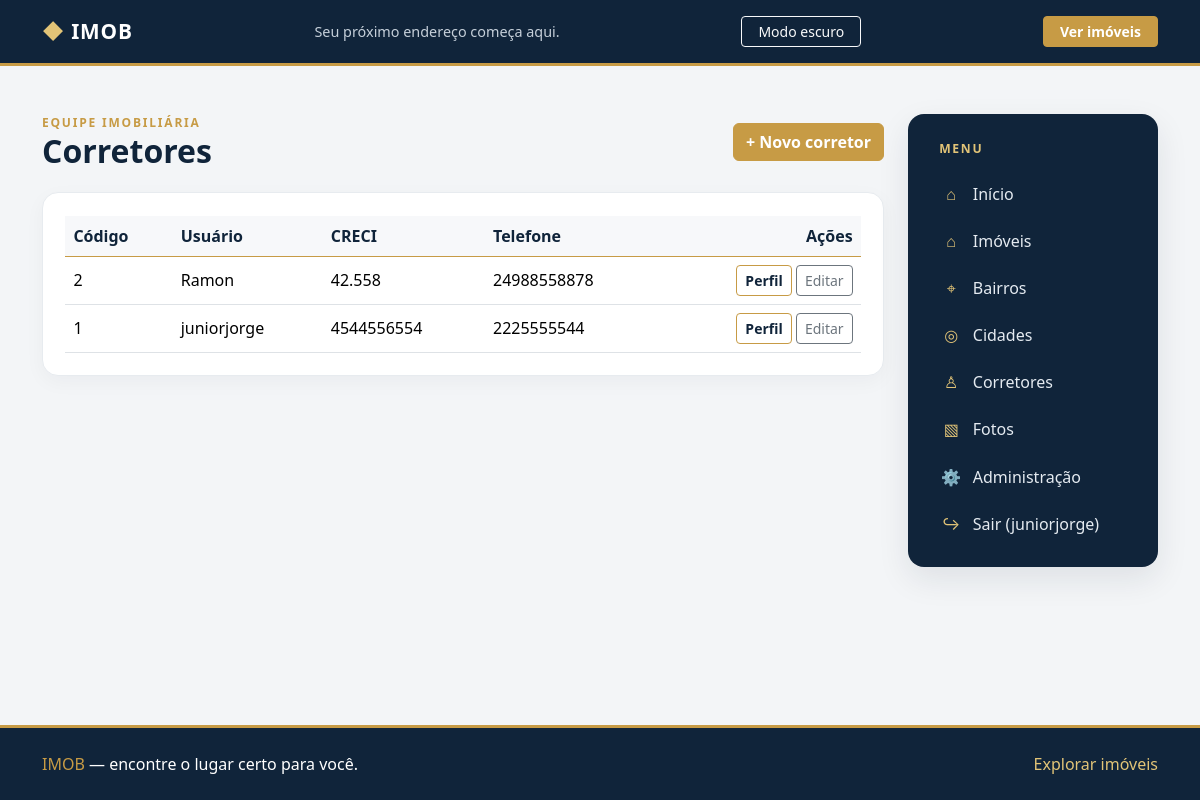
The app's page /corretores/ (signed in) with its own data.
### Corretores/models.py (models this page shows, shortened)
class Corretor(models.Model):
    usuario = models.OneToOneField('auth.User', on_delete=models.CASCADE)
    creci = models.CharField(max_length=20, unique=True, blank=True, null=True)
    telefone = models.CharField(max_length=15, blank=True, null=True)

### Corretores/views.py (the view)
# urls.py: path('corretores/', login_required(views.CorretorListView.as_view()), name='corretores_list'),
class CorretorListView(CorretorWebContextMixin, ListView):
    model = Corretor
    template_name = 'corretores_list.html'
    context_object_name = 'corretores'
    def get_queryset(self):
        return Corretor.objects.select_related("usuario").order_by("usuario__username")
    def get_context_data(self, **kwargs):
        context = super().get_context_data(**kwargs)
        context["rows"] = [
            {
                "object": corretor,
                "values": [corretor.pk, corretor.usuario, corretor.creci, corretor.telefone],
            }
            for corretor in context["corretores"]
        ]
        context["column_labels"] = ["Código", "Usuário", "CRECI", "Telefone"]
        return context

### Corretores/views.py (called while the page is built)
    def get_context_data(self, **kwargs):
        context = super().get_context_data(**kwargs)
        context.update({
            "list_url": "corretores_list",
            "create_url": "corretores_create",
            "detail_url": "corretores_detail",
            "update_url": "corretores_update",
            "delete_url": "corretores_delete",
        })
        return context

### Corretores/templates/corretores_list.html (shortened to what this page needs)
{% extends "base.html" %}
{% block content %}
<div class="page-heading"><div><div class="page-kicker">Equipe imobiliária</div><h1 class="page-title h2">Corretores</h1></div><a class="btn btn-gold" href="{% url create_url %}">+ Novo corretor</a></div>
<div class="panel">
    {% if rows %}<div class="table-responsive"><table class="table table-hover mb-0">
        <thead><tr>{% for label in column_labels %}<th>{{ label }}</th>{% endfor %}<th class="text-end">Ações</th></tr></thead>
        <tbody>{% for row in rows %}<tr>{% for value in row.values %}<td>{{ value|default:"—" }}</td>{% endfor %}<td class="text-end text-nowrap"><a class="btn btn-sm btn-outline-gold" href="{% url detail_url row.object.pk %}">Perfil</a> <a class="btn btn-sm btn-outline-secondary" href="{% url update_url row.object.pk %}">Editar</a></td></tr>{% endfor %}</tbody>
    </table></div>{% else %}<div class="text-center py-5"><div class="page-kicker mb-2">Nossa equipe</div><p class="text-secondary">Nenhum corretor cadastrado.</p><a class="btn btn-gold" href="{% url create_url %}">Cadastrar corretor</a></div>{% endif %}
</div>
{% endblock %}

### app/templates/base.html (shortened to what this page needs)
{% load static %}
<!doctype html>
<html lang="pt-BR">
<head>
    <link href="https://cdn.jsdelivr.net/npm/bootstrap@5.3.3/dist/css/bootstrap.min.css" rel="stylesheet">
</head>
<body>
    <header class="site-header">
        <div class="container py-3 d-flex align-items-center justify-content-between gap-3">
            <a class="brand" href="{% url 'home' %}"><span class="brand-mark">◆</span> IMOB</a>
            <span class="header-note">Seu próximo endereço começa aqui.</span>
            <button class="btn btn-outline-light btn-sm px-3" id="theme-toggle" type="button" aria-pressed="false">
            </button>
            {% if user.is_authenticated %}
                <a class="btn btn-gold btn-sm px-3" href="{% url 'imoveis_list' %}">Ver imóveis</a>
            {% else %}
                <a class="btn btn-gold btn-sm px-3" href="{% url 'login' %}">Entrar</a>
            {% endif %}
        </div>
    </header>
    <main class="site-main container py-4 py-lg-5">
        <div class="page-layout{% if request.resolver_match.url_name == 'login' %} page-layout-login{% endif %}">
            <section class="page-content">
                {% block content %}{% endblock %}
            </section>
            {% if request.resolver_match.url_name != 'login' %}
                <aside class="side-menu" aria-label="Menu principal">
                    <div class="side-menu-title">Menu</div>
                    <nav>
                        <a class="side-link" href="{% url 'home' %}"><span class="side-icon">⌂</span> Início</a>
                        <a class="side-link" href="{% url 'imoveis_list' %}"><span class="side-icon">⌂</span> Imóveis</a>
                        {% if user.is_authenticated %}
                            <a class="side-link" href="{% url 'bairros_list' %}"><span class="side-icon">⌖</span> Bairros</a>
                            <a class="side-link" href="{% url 'cidades_list' %}"><span class="side-icon">◎</span> Cidades</a>
                            <a class="side-link" href="{% url 'corretores_list' %}"><span class="side-icon">♙</span> Corretores</a>
                            <a class="side-link" href="{% url 'fotos_list' %}"><span class="side-icon">▧</span> Fotos</a>
                            <a class="side-link" href="/admin/"><span class="side-icon">⚙</span> Administração</a>
                            <form method="post" action="{% url 'logout' %}">
                                <button class="side-link w-100 border-0 bg-transparent text-start" type="submit">
                                    <span class="side-icon">↪</span> Sair ({{ user.username }})
                                </button>
                            </form>
                        {% else %}
                            <a class="side-link" href="{% url 'login' %}"><span class="side-icon">↪</span> Entrar</a>
                        {% endif %}
                    </nav>
                </aside>
            {% endif %}
        </div>
    </main>
    <footer class="site-footer mt-4">
        <div class="container py-4 d-flex flex-column flex-sm-row justify-content-between align-items-sm-center gap-2">
            <span><span class="text-gold">IMOB</span> &mdash; encontre o lugar certo para você.</span>
            <a class="footer-link" href="{% url 'imoveis_list' %}">Explorar imóveis</a>
        </div>
    </footer>
</body>
</html>

### app/templates/base.html (style rules this page uses)
:root { --navy: #10243a; --navy-light: #183652; --gold: #c79b45; --gold-light: #e2c477; --ink: #263442; --muted: #728091; --surface: #fff; --page: #f3f5f7; }
body { min-height: 100vh; display: flex; flex-direction: column; background: var(--page); color: var(--ink); }
.site-header, .site-footer { background: var(--navy); color: #fff; }
.site-header { border-bottom: 3px solid var(--gold); }
.brand { color: #fff; font-size: 1.3rem; font-weight: 700; letter-spacing: .04em; text-decoration: none; }
.brand-mark { color: var(--gold-light); }
.header-note { color: #c6d0da; font-size: .9rem; }
.site-main { flex: 1; }
.page-layout { display: grid; grid-template-columns: minmax(0, 1fr) 250px; gap: 1.5rem; align-items: start; }
.page-content { min-width: 0; }
.side-menu { position: sticky; top: 1.25rem; background: var(--navy); color: #fff; border-radius: 1rem; padding: 1.25rem; box-shadow: 0 12px 32px #10243a18; }
.side-menu-title { color: var(--gold-light); font-size: .76rem; font-weight: 700; letter-spacing: .14em; text-transform: uppercase; margin: .35rem .7rem .8rem; }
.side-link { display: flex; align-items: center; gap: .7rem; padding: .72rem .8rem; border-radius: .65rem; color: #e5ebf1; text-decoration: none; transition: .18s ease; }
.side-icon { color: var(--gold-light); width: 1.3rem; text-align: center; }
.page-heading { display: flex; justify-content: space-between; align-items: center; gap: 1rem; margin-bottom: 1.35rem; }
.page-title { color: var(--navy); font-weight: 700; margin: 0; }
.page-kicker { color: var(--gold); font-size: .75rem; font-weight: 700; letter-spacing: .15em; text-transform: uppercase; }
.panel, .stat-card, .property-card { background: var(--surface); border: 1px solid #e7ebef; border-radius: 1rem; box-shadow: 0 6px 20px #10243a0a; }
.panel { padding: 1.4rem; }
.btn-gold { background: var(--gold); border-color: var(--gold); color: #fff; font-weight: 600; }
.btn-outline-gold { border-color: var(--gold); color: var(--navy); font-weight: 600; }
.text-gold { color: var(--gold) !important; }
.table thead th { color: var(--navy); background: #f7f8fa; border-bottom-color: var(--gold); white-space: nowrap; }
.table td { vertical-align: middle; }
.site-footer { border-top: 3px solid var(--gold); }
.footer-link { color: var(--gold-light); text-decoration: none; }

### records on screen
Corretor: values "2" "42.558" "24988558878"
Corretor: values "1" "4544556554" "2225555544"

### other values on screen
{{ label }} "Código" "Usuário" "CRECI" "Telefone"
{{ value|default:"—" }} "Ramon"
{{ value|default:"—" }} "juniorjorge"
{{ user.username }} "juniorjorge"
